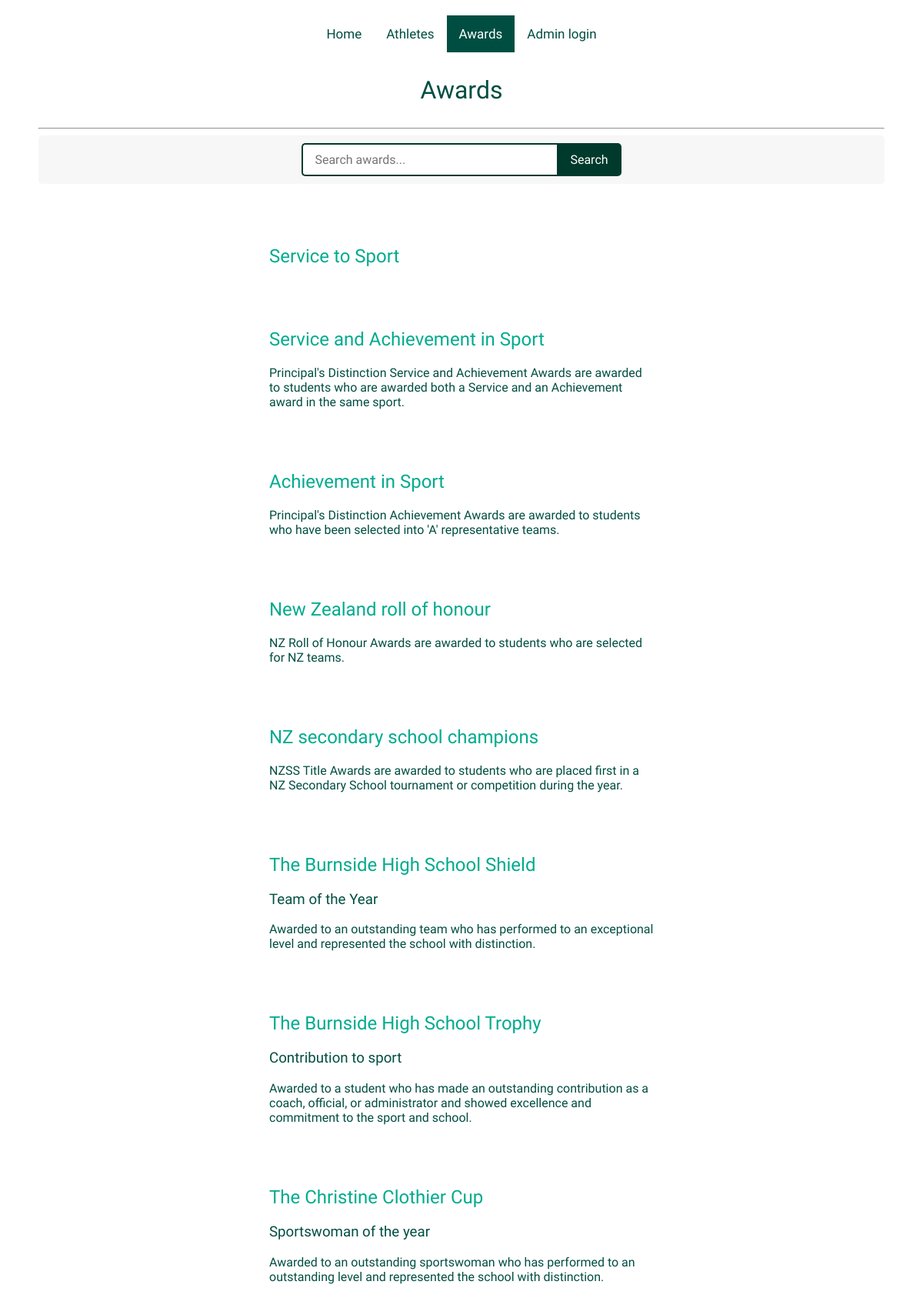
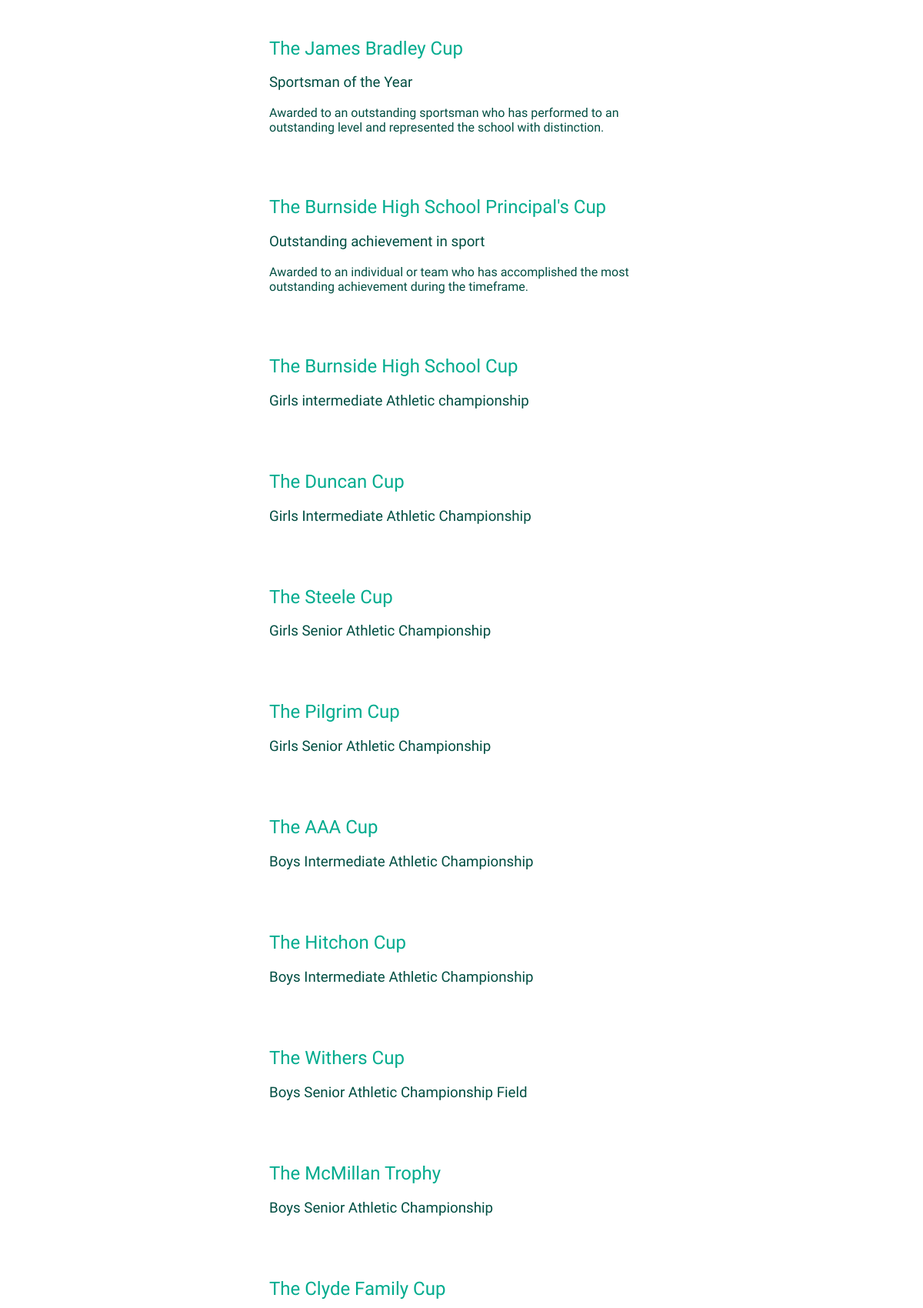
Screenshot of /award (upper part) with the database file from the repository (2 pictures, top to bottom).
### tables this page shows
CREATE TABLE award (award_id INTEGER PRIMARY KEY NOT NULL, award_name TEXT NOT NULL, trophy_name TEXT, description TEXT, award_sport TEXT REFERENCES sport (sport_id), image TEXT);

### flaskimport.py (the view)
@app.route("/award")
def awards():
    db = get_db()
    sport_cursor = db.execute('''
        SELECT sport_name
        FROM sport''')
    sport_name = sport_cursor.fetchall()
    search_query = request.args.get('search', '').strip()
    if search_query:
        award_cursor = db.execute('''
            SELECT award_name, trophy_name, description, award_id
            FROM award
            WHERE award_name LIKE ?
            OR trophy_name LIKE ?
            OR description LIKE ?
        ''', (f'%{search_query}%', f'%{search_query}%', f'%{search_query}%'))
    else:
        award_cursor = db.execute('''
            SELECT award_name, trophy_name, description, award_id
            FROM award
        ''')
    awards = award_cursor.fetchall()
    return render_template('award.html', sport_name=sport_name, awards=awards)

### flaskimport.py (called while the page is built)
def get_db():
    db = getattr(g, '_database', None)
    if db is None:
        db = g._database = sqlite3.connect('BHS_sport_history_database.db')
        db.row_factory = sqlite3.Row
    return db

### templates/award.html (shortened to what this page needs)
{% extends "layout.html" %}
{% block content %}
<div class="topnav">
  <a href="/">Home</a>
  <a href="/athletes">Athletes</a>
  <a class="active" href="/award">Awards</a>
  <a href="/add_athlete">Admin login</a>
</div>
<h1>Awards</h1>
<hr>
<nav class="search_bar_box">
  <form method="GET" action="{{ url_for('awards') }}" class="search_bar">
  <input type="text" name="search" placeholder="Search awards..." value="{{ request.args.get('search', '') }}">
  <button type="submit">Search</button>
</form>
</nav>
  {% if awards %}
    {% for award in awards %}
        <a href="/award_page/{{ award['award_id'] }}">
          {% if award["trophy_name"] %}
          <h2 class="award"> {{ award["trophy_name"] }} </h2>
          <h3 class="award">{{ award["award_name"] }}</h3>
          {% else %}
          <h2 class="award">{{ award["award_name"] }}</h2>
          {% endif %}
          {% if award["description"] %}
          <p class="award">{{ award["description"] }}</p>
          {% else %}
          <p> </p>
          </div>
          {% endif %}
        </a>
    {% endfor %}
  {% else %}
    <p class="noresults">No results found.</p>
  {% endif %}
{% endblock %}

### static/style.css (style rules this page uses)
* { font-family: "Public Sans", sans-serif; font-optical-sizing: auto; font-weight: 400; font-style: normal; }
html, body { height: 100%; margin: 0; }
body { background-color: white; color: rgb(0, 78, 66); margin: 50px; margin-top: 20px; }
h1 { font-weight: 500; display: flex; justify-content: center; color: rgb(0, 78, 66); margin-top: 30px; margin-bottom: 30px; }
h2 { color: rgb(0, 171, 142); text-align: center; }
a { color: rgb(0, 171, 142); text-decoration: none; }
.topnav { display: flex; justify-content: center; overflow: hidden; }
.topnav a { float: left; color: rgb(0, 78, 66); text-align: center; padding: 14px 16px; text-decoration: none; font-size: 17px; transition: background-color .3s; }
.topnav a.active { background-color: rgb(0, 78, 66); color: rgb(255, 255, 255); }
.search_bar_box { background-color: #dbdbdb38; padding: 10px 0; border-radius: 5px; }
h2.award { text-align: left; }
.award { margin-left: 300px; margin-right: 300px; }
.search_bar { display: flex; justify-content: center; }
.search_bar input[type="text"] { width: 300px; padding: 10px 15px; border: 2px solid rgb(0, 58, 44); border-right: none; border-radius: 5px 0 0 5px; outline: none; font-size: 16px; transition: border-color 0.3s; }
.search_bar button { padding: 10px 15px; border: 2px solid rgb(0, 58, 44); background-color: rgb(0, 58, 44); color: white; font-size: 16px; cursor: pointer; border-radius: 0 5px 5px 0; transition: background-color 0.3s; }
h2.award { color: rgb(0, 171, 142); transition: color .3s; }
p.award, h3.award { color: rgb(0, 78, 66); transition: color .3s; }

### rows the page displays
award: award_name "Service to Sport"
award: award_name "Service and Achievement in Sport", description "Principal's Distinction Service and Achievement Awards are awarded to students who are awarded both a Service and an Achievement award in the same sport."
award: award_name "Achievement in Sport", description "Principal's Distinction Achievement Awards are awarded to students who have been selected into 'A' representative teams."
award: award_name "New Zealand roll of honour", description "NZ Roll of Honour Awards are awarded to students who are selected for NZ teams."
award: award_name "NZ secondary school champions", description "NZSS Title Awards are awarded to students who are placed first in a NZ Secondary School tournament or competition during the year."
award: trophy_name "The Burnside High School Shield", award_name "Team of the Year", description "Awarded to an outstanding team who has performed to an exceptional level and represented the school with distinction."
award: trophy_name "The Burnside High School Trophy", award_name "Contribution to sport", description "Awarded to a student who has made an outstanding contribution as a coach, official, or administrator and showed excellence and commitment to the sport and school."
award: trophy_name "The Christine Clothier Cup", award_name "Sportswoman of the year", description "Awarded to an outstanding sportswoman who has performed to an outstanding level and represented the school with distinction."
award: trophy_name "The James Bradley Cup", award_name "Sportsman of the Year", description "Awarded to an outstanding sportsman who has performed to an outstanding level and represented the school with distinction."
award: trophy_name "The Burnside High School Principal's Cup", award_name "Outstanding achievement in sport", description "Awarded to an individual or team who has accomplished the most outstanding achievement during the timeframe."
award: trophy_name "The Burnside High School Cup", award_name "Girls intermediate Athletic championship"
award: trophy_name "The Duncan Cup", award_name "Girls Intermediate Athletic Championship"
award: trophy_name "The Steele Cup", award_name "Girls Senior Athletic Championship"
award: trophy_name "The Pilgrim Cup", award_name "Girls Senior Athletic Championship"
award: trophy_name "The AAA Cup", award_name "Boys Intermediate Athletic Championship"
award: trophy_name "The Hitchon Cup", award_name "Boys Intermediate Athletic Championship"
award: trophy_name "The Withers Cup", award_name "Boys Senior Athletic Championship Field"
award: trophy_name "The McMillan Trophy", award_name "Boys Senior Athletic Championship"
award: trophy_name "The Clyde Family Cup"
